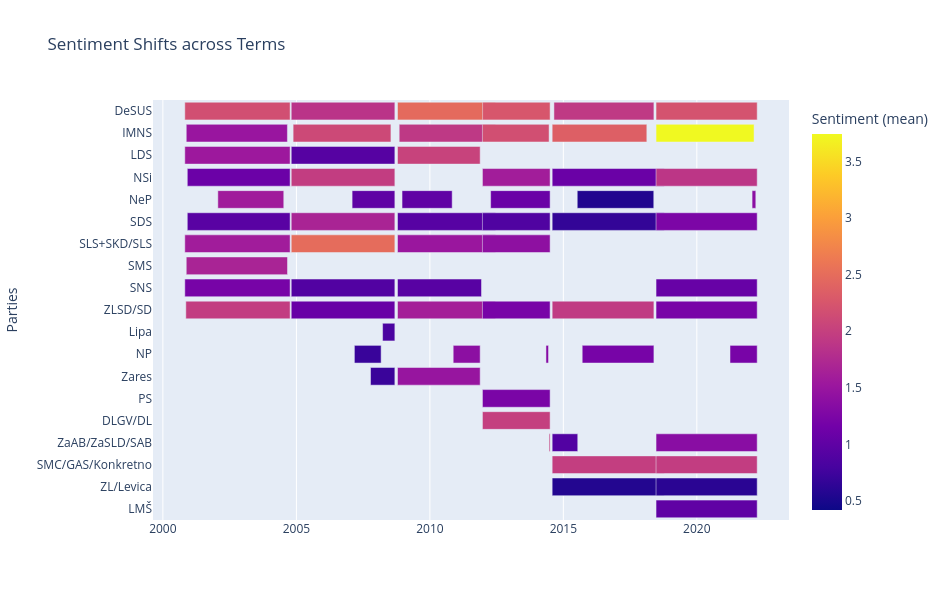

Notebook code for this chart:
### Markdown cell above
Individual Term plot - Rolling sentiment by Party (Month)

Term 3:
- Due to rolling sentiment direct changes in Gov 6 are not possible
- Gov 7 changes (2002-12-19, 7. Gov (Rop)):
    - ZLSD, DeSUS, SMS, LDS, SLS: sentiment rising (from opposition to coalition)
    - SDS, NSi, SNS (slightly): sentiment dropping (going from opposition to coalition)

Term 4:
- 2004-12-03, 8. Gov (Janša), Clearer division in senitment: 
    - SLS, DeSUS, NSi, SDS: sentiment rising (going from opposition to coalition)
    - SD, LDS, SNS: sentiment dropping (lower in the entire term): going from coalition to opposition

Term 5: (2008-11-21, 9. Gov (Pahor): Not so clear distinctions between the party sentiment
- Higher in sentiment: DeSUS, LDS, SD, Zares (coalition)
- Lower in sentiment: SDS, SNS, SLS (drop later in the Gov term), (opposition)

Term 6: (2012-02-10, 10. Gov (Janša):
- DeSUS, NSi, SLS, SDS -> Higher in sentiment (coalition)
- PS, SD -> Lower in sentiment, (opposition)

- (2013-03-20", '11. Gov (Bratušek)'):
    - PS, SD -> Sentiment rising, going from opposition to coaliton
    - SDS, DeSUS, NSi, SLS -> sentiment dropping, coalition to opposition 

Term 7:
-  (2014-09-18", '12. Gov (Cerar)'),
    - Clear distinction in sentiment between coal and oppo parties:
    - SMC, SD, DeSUS - higher in sentiment (in coalition)
    - SDS, NSi, ZL, ZaAB - lower in sentiment (in opposition)

Term 8
-  ("2018-09-13", '13. Gov (Šarec)')
    - LMŠ, SMC, SD, SAB, DeSUS - Higher in sentiment (coalition)
        - Levica, NSi, SDS, SNS - dropping in sentiment (opposition)
-   '2020-03-13', '14. Gov (Janša)',
    - SDS, NSi, SMC, DeSUS - rising in sentiment (coalition)
    - SAB, Levica, SD, LMŠ, SNS (though Levica is really low in sentiment at any given position)

### Code cell
df["Month"] = df["Date"].str.split("-").str[:2].str.join("-")

activity = df.groupby(['Term','Parties']).agg( #Can also be checked by aggregated parties - "Parties"
    Start_date=('Date', 'min'),
    End_date=('Date', 'max'),
    Speech_count=('Date', 'size'),
    Avg_sentiment=('Senti_n','mean')

).reset_index()
activity = activity[~activity['Parties'].isin(["-"])] #"NP", NeP
activity["Parties"].sort_values(ascending=True)

activity.head()

import plotly.express as px
fig = px.timeline(
        activity,
        x_start="Start_date",
        x_end="End_date",
        y="Parties",
        color="Avg_sentiment",
        title=f"Sentiment Shifts across Terms",
        labels={"Avg_sentiment": "Sentiment (mean)"}
    )
fig.update_yaxes(autorange="reversed") 
fig.update_layout(
        height=600,  
        width=950,
        yaxis_title="Parties",
        xaxis_title="")
fig.show()

### Figure 1 — Plotly figure (JSON) as saved in the notebook; plotly's stock layout.template omitted (floating-point values rounded to 4 significant figures)
{"data": [{"base": ["2000-10-27T00:00:00.000000000", "2000-11-16T00:00:00.000000000", "2000-10-27T00:00:00.000000000", "2000-11-30T00:00:00.000000000", "2002-01-22T00:00:00.000000000", "2000-11-30T00:00:00.000000000", "2000-10-27T00:00:00.000000000", "2000-11-16T00:00:00.000000000", "2000-10-27T00:00:00.000000000", "2000-11-10T00:00:00.000000000", "2004-10-22T00:00:00.000000000", "2004-11-17T00:00:00.000000000", "2004-10-22T00:00:00.000000000", "2008-03-25T00:00:00.000000000", "2007-03-05T00:00:00.000000000", "2004-10-22T00:00:00.000000000", "2007-02-02T00:00:00.000000000", "2004-10-22T00:00:00.000000000", "2004-10-22T00:00:00.000000000", "2004-10-22T00:00:00.000000000", "2004-10-22T00:00:00.000000000", "2007-10-12T00:00:00.000000000", "2008-10-15T00:00:00.000000000", "2008-11-07T00:00:00.000000000", "2008-10-15T00:00:00.000000000", "2010-11-16T00:00:00.000000000", "2008-12-16T00:00:00.000000000", "2012-06-16T00:00:00.000000000", "2008-10-15T00:00:00.000000000", "2008-10-15T00:00:00.000000000", "2008-10-15T00:00:00.000000000", "2008-10-15T00:00:00.000000000", "2008-10-15T00:00:00.000000000", "2011-12-21T00:00:00.000000000", "2011-12-23T00:00:00.000000000", "2011-12-21T00:00:00.000000000", "2014-05-08T00:00:00.000000000", "2011-12-21T00:00:00.000000000", "2012-04-11T00:00:00.000000000", "2011-12-21T00:00:00.000000000", "2011-12-21T00:00:00.000000000", "2011-12-21T00:00:00.000000000", "2011-12-21T00:00:00.000000000", "2014-06-19T00:00:00.000000000", "2014-08-25T00:00:00.000000000", "2014-08-01T00:00:00.000000000", "2015-09-16T00:00:00.000000000", "2014-08-01T00:00:00.000000000", "2015-07-10T00:00:00.000000000", "2014-08-01T00:00:00.000000000", "2014-08-01T00:00:00.000000000", "2014-08-01T00:00:00.000000000", "2014-08-01T00:00:00.000000000", "2014-08-01T00:00:00.000000000", "2018-06-22T00:00:00.000000000", "2018-06-22T00:00:00.000000000", "2018-06-22T00:00:00.000000000", "2021-03-30T00:00:00.000000000", "2018-06-22T00:00:00.000000000", "2022-01-26T00:00:00.000000000", "2018-06-22T00:00:00.000000000", "2018-06-22T00:00:00.000000000", "2018-06-22T00:00:00.000000000", "2018-06-22T00:00:00.000000000", "2018-06-22T00:00:00.000000000", "2018-06-22T00:00:00.000000000"], "hovertemplate": "Start_date=%{base}<br>End_date=%{x}<br>Parties=%{y}<br>Sentiment (mean)=%{marker.color}<extra></extra>", "legendgroup": "", "marker": {"color": [2.169, 1.497, 1.542, 1.1, 1.57, 0.945, 1.58, 1.672, 1.201, 1.965, 1.861, 2.103, 0.9194, 0.8288, 0.7055, 1.967, 0.9977, 1.678, 2.497, 0.8923, 1.075, 0.7118, 2.474, 1.915, 2.037, 1.387, 1.01, 0.42, 0.9333, 1.513, 0.9411, 1.616, 1.487, 1.99, 2.255, 2.172, 1.332, 1.596, 1.088, 1.229, 0.8714, 1.406, 1.212, 1.994, 1.928, 2.357, 1.2, 1.09, 0.5499, 0.6658, 1.972, 0.5637, 1.937, 0.8925, 2.214, 3.742, 1.011, 1.213, 1.89, 1.376, 1.248, 1.963, 1.066, 0.6093, 1.209, 1.357], "coloraxis": "coloraxis", "pattern": {"shape": ""}}, "name": "", "orientation": "h", "showlegend": false, "textposition": "auto", "type": "bar", "x": [124502400000, 119577600000, 124502400000, 121564800000, 77932800000, 121564800000, 124502400000, 119664000000, 124502400000, 123292800000, 122515200000, 115603200000, 122515200000, 14515200000, 31622400000, 122515200000, 50544000000, 122515200000, 122515200000, 122515200000, 122515200000, 28771200000, 115776000000, 113788800000, 97718400000, 31881600000, 59270400000, 0, 115776000000, 115776000000, 99273600000, 115776000000, 97718400000, 80006400000, 79833600000, 78796800000, 3024000000, 80006400000, 70329600000, 80006400000, 80006400000, 80006400000, 80006400000, 1296000000, 118195200000, 111888000000, 84758400000, 132364800000, 90460800000, 132364800000, 132364800000, 132364800000, 120268800000, 30240000000, 119577600000, 115862400000, 119577600000, 32140800000, 119577600000, 4406400000, 119577600000, 119577600000, 119577600000, 119577600000, 119577600000, 119577600000], "xaxis": "x", "y": ["DeSUS", "IMNS", "LDS", "NSi", "NeP", "SDS", "SLS+SKD/SLS", "SMS", "SNS", "ZLSD/SD", "DeSUS", "IMNS", "LDS", "Lipa", "NP", "NSi", "NeP", "SDS", "SLS+SKD/SLS", "SNS", "ZLSD/SD", "Zares", "DeSUS", "IMNS", "LDS", "NP", "NeP", "PS", "SDS", "SLS+SKD/SLS", "SNS", "ZLSD/SD", "Zares", "DLGV/DL", "DeSUS", "IMNS", "NP", "NSi", "NeP", "PS", "SDS", "SLS+SKD/SLS", "ZLSD/SD", "ZaAB/ZaSLD/SAB", "DeSUS", "IMNS", "NP", "NSi", "NeP", "SDS", "SMC/GAS/Konkretno", "ZL/Levica", "ZLSD/SD", "ZaAB/ZaSLD/SAB", "DeSUS", "IMNS", "LMŠ", "NP", "NSi", "NeP", "SDS", "SMC/GAS/Konkretno", "SNS", "ZL/Levica", "ZLSD/SD", "ZaAB/ZaSLD/SAB"], "yaxis": "y"}], "layout": {"barmode": "overlay", "coloraxis": {"colorbar": {"title": {"text": "Sentiment (mean)"}}, "colorscale": [[0, "#0d0887"], [0.1111, "#46039f"], [0.2222, "#7201a8"], [0.3333, "#9c179e"], [0.4444, "#bd3786"], [0.5556, "#d8576b"], [0.6667, "#ed7953"], [0.7778, "#fb9f3a"], [0.8889, "#fdca26"], [1, "#f0f921"]]}, "height": 600, "legend": {"tracegroupgap": 0}, "title": {"text": "Sentiment Shifts across Terms"}, "width": 950, "xaxis": {"anchor": "y", "domain": [0, 1], "title": {"text": ""}, "type": "date"}, "yaxis": {"anchor": "x", "autorange": "reversed", "domain": [0, 1], "title": {"text": "Parties"}}}}
